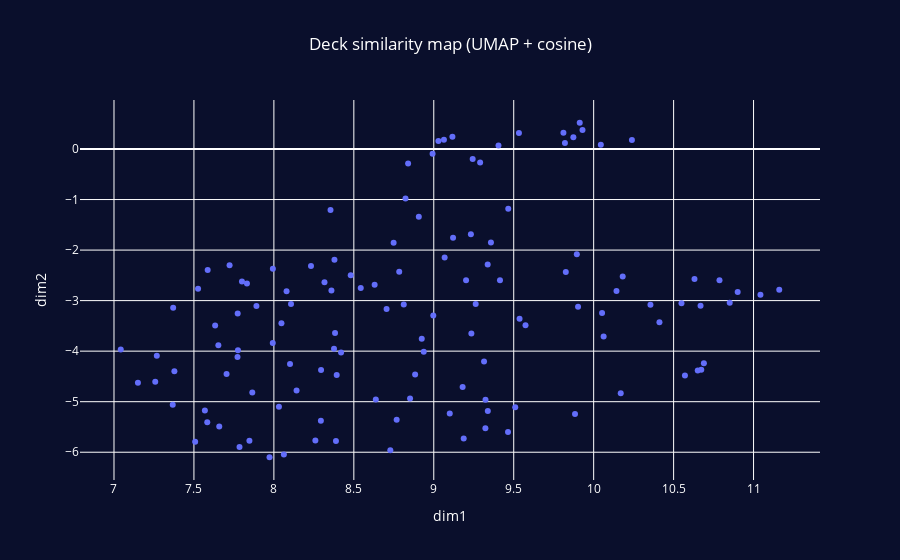

The code cell stored with this chart in its notebook:
### Code cell
import json
import pandas as pd
from sklearn.metrics.pairwise import cosine_similarity
import umap.umap_ as umap
import plotly.express as px

# 1. Load decks
with open("opponent_decks.json", "r") as f:
    data = json.load(f)

all_cards = sorted({card for deck in data.values() for card in deck})
rows = []

for battle_time, deck in data.items():
    row = {card: 0 for card in all_cards}
    for c in deck:
        row[c] = 1
    rows.append(row)

df = pd.DataFrame(rows)

# 2. Deck–deck similarity
sim = cosine_similarity(df)

# 3. UMAP embedding
embedding = umap.UMAP(
    n_neighbors=10,
    min_dist=0.1,
    metric="precomputed"
).fit_transform(1 - sim)

df["dim1"] = embedding[:, 0]
df["dim2"] = embedding[:, 1]

# 4. Plot
fig = px.scatter(
    df,
    x="dim1",
    y="dim2",
    title="Deck similarity map (UMAP + cosine)",
)

fig.update_layout(
    plot_bgcolor="#0a0f2c",
    paper_bgcolor="#0a0f2c",
    font=dict(color="white"),
    title_x=0.5,
)

fig.show()

### Figure 1 — Plotly figure (JSON) as saved in the notebook; plotly's stock layout.template omitted (floating-point values rounded to 4 significant figures)
{"data": [{"hovertemplate": "dim1=%{x}<br>dim2=%{y}<extra></extra>", "legendgroup": "", "marker": {"color": "#636efa", "symbol": "circle"}, "mode": "markers", "name": "", "orientation": "v", "showlegend": false, "type": "scatter", "x": [11.04, 9.121, 9.93, 9.913, 9.29, 7.633, 9.323, 9.243, 7.042, 8.259, 8.063, 7.268, 7.865, 8.379, 7.15, 10.65, 11.16, 8.784, 8.749, 9.51, 7.367, 8.232, 9.029, 8.032, 8.768, 9.826, 9.314, 10.67, 8.812, 7.832, 10.17, 9.405, 9.235, 7.8, 7.568, 7.37, 8.36, 9.324, 9.902, 7.704, 8.295, 9.262, 7.583, 9.895, 8.852, 10.36, 7.993, 10.85, 8.728, 10.79, 9.536, 8.354, 7.586, 10.04, 9.337, 10.55, 10.67, 9.068, 8.823, 8.839, 9.202, 8.997, 8.047, 10.57, 9.064, 10.24, 8.993, 7.258, 7.508, 8.294, 9.187, 9.18, 9.232, 10.18, 8.383, 8.481, 10.06, 7.526, 8.142, 7.658, 8.705, 7.653, 8.543, 8.883, 7.847, 8.316, 10.9, 10.63, 8.101, 9.414, 9.873, 10.41, 7.378, 7.773, 8.107, 8.63, 9.1, 9.533, 8.906, 7.973, 7.994, 9.358, 8.638, 8.079, 9.464, 9.117, 9.82, 8.376, 10.14, 10.05, 7.774, 8.42, 8.925, 9.574, 9.811, 9.338, 7.785, 9.883, 7.723, 8.393, 9.466, 7.891, 8.388, 8.937, 7.775, 10.69], "xaxis": "x", "y": [-2.885, -1.758, 0.3769, 0.5195, -0.2654, -3.492, -5.528, -0.1999, -3.969, -5.77, -6.046, -4.091, -4.818, -2.191, -4.625, -4.383, -2.787, -2.427, -1.857, -5.111, -5.062, -2.313, 0.1578, -5.102, -5.356, -2.434, -4.203, -3.102, -3.076, -2.664, -4.835, 0.06851, -3.65, -2.621, -5.177, -3.143, -2.798, -4.963, -3.121, -4.454, -4.372, -3.066, -5.409, -2.084, -4.935, -3.083, -3.839, -3.04, -5.963, -2.599, -3.359, -1.206, -2.394, 0.08312, -2.285, -3.051, -4.367, -2.147, -0.9787, -0.2851, -2.599, -3.294, -3.446, -4.482, 0.183, 0.1797, -0.09544, -4.606, -5.793, -5.376, -5.73, -4.71, -1.687, -2.522, -3.641, -2.5, -3.709, -2.764, -4.78, -5.491, -3.165, -3.882, -2.749, -4.462, -5.774, -2.637, -2.831, -2.572, -4.252, -2.595, 0.2313, -3.427, -4.396, -4.118, -3.069, -2.684, -5.233, 0.3184, -1.34, -6.099, -2.372, -1.85, -4.957, -2.815, -5.602, 0.242, 0.119, -3.953, -2.811, -3.246, -3.257, -4.028, -3.755, -3.485, 0.3218, -5.186, -5.898, -5.245, -2.3, -4.473, -1.185, -3.105, -5.776, -4.013, -3.984, -4.241], "yaxis": "y"}], "layout": {"font": {"color": "white"}, "legend": {"tracegroupgap": 0}, "paper_bgcolor": "#0a0f2c", "plot_bgcolor": "#0a0f2c", "title": {"text": "Deck similarity map (UMAP + cosine)", "x": 0.5}, "xaxis": {"anchor": "y", "domain": [0, 1], "title": {"text": "dim1"}}, "yaxis": {"anchor": "x", "domain": [0, 1], "title": {"text": "dim2"}}}}
